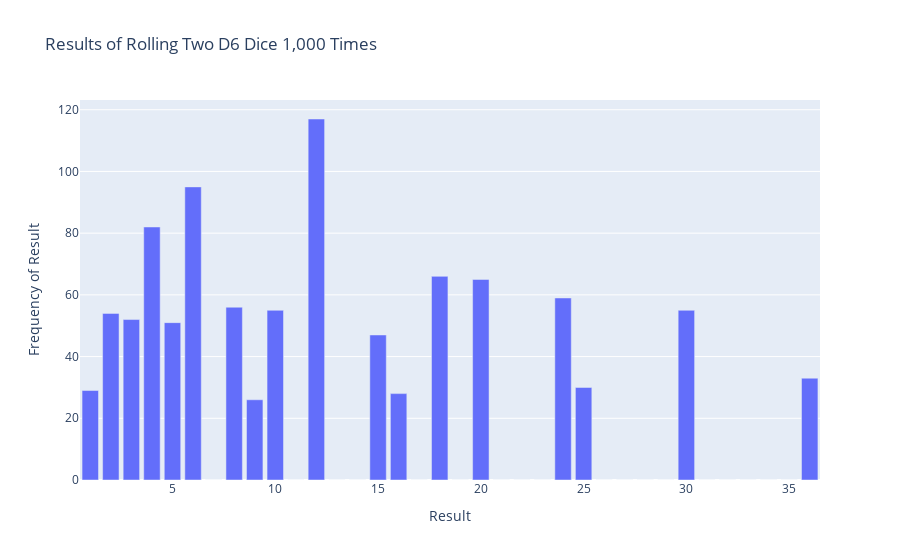

The notebook cell saved with this chart:
### Markdown cell above
Die Comprehensions: For clarity, the listings in this section use the long
form of for loops. If you’re comfortable using list comprehensions, try writing a
comprehension for one or both of the loops in each of these programs.

### Code cell
# Create a D8 dice.
die_1 = Die()
die_2 = Die()
# Make some rolls, and store results in a list.
results = [die_1.roll() * die_2.roll() for roll_num in range(1000)]

max_result = die_1.num_sides * die_2.num_sides
poss_results = range(1, max_result+1)
frequencies = [results.count(value) for value in poss_results]

# Visualize the results.
title = "Results of Rolling Two D6 Dice 1,000 Times"
labels = {'x': 'Result', 'y': 'Frequency of Result'}
fig = px.bar(x=poss_results, y=frequencies, title=title, labels=labels)
fig.show()

### Figure 1 — Plotly figure (JSON) as saved in the notebook; plotly's stock layout.template omitted (floating-point values rounded to 4 significant figures)
{"data": [{"hovertemplate": "Result=%{x}<br>Frequency of Result=%{y}<extra></extra>", "legendgroup": "", "marker": {"color": "#636efa", "pattern": {"shape": ""}}, "name": "", "orientation": "v", "showlegend": false, "textposition": "auto", "type": "bar", "x": [1, 2, 3, 4, 5, 6, 7, 8, 9, 10, 11, 12, 13, 14, 15, 16, 17, 18, 19, 20, 21, 22, 23, 24, 25, 26, 27, 28, 29, 30, 31, 32, 33, 34, 35, 36], "xaxis": "x", "y": [29, 54, 52, 82, 51, 95, 0, 56, 26, 55, 0, 117, 0, 0, 47, 28, 0, 66, 0, 65, 0, 0, 0, 59, 30, 0, 0, 0, 0, 55, 0, 0, 0, 0, 0, 33], "yaxis": "y"}], "layout": {"barmode": "relative", "legend": {"tracegroupgap": 0}, "title": {"text": "Results of Rolling Two D6 Dice 1,000 Times"}, "xaxis": {"anchor": "y", "domain": [0, 1], "title": {"text": "Result"}}, "yaxis": {"anchor": "x", "domain": [0, 1], "title": {"text": "Frequency of Result"}}}}
